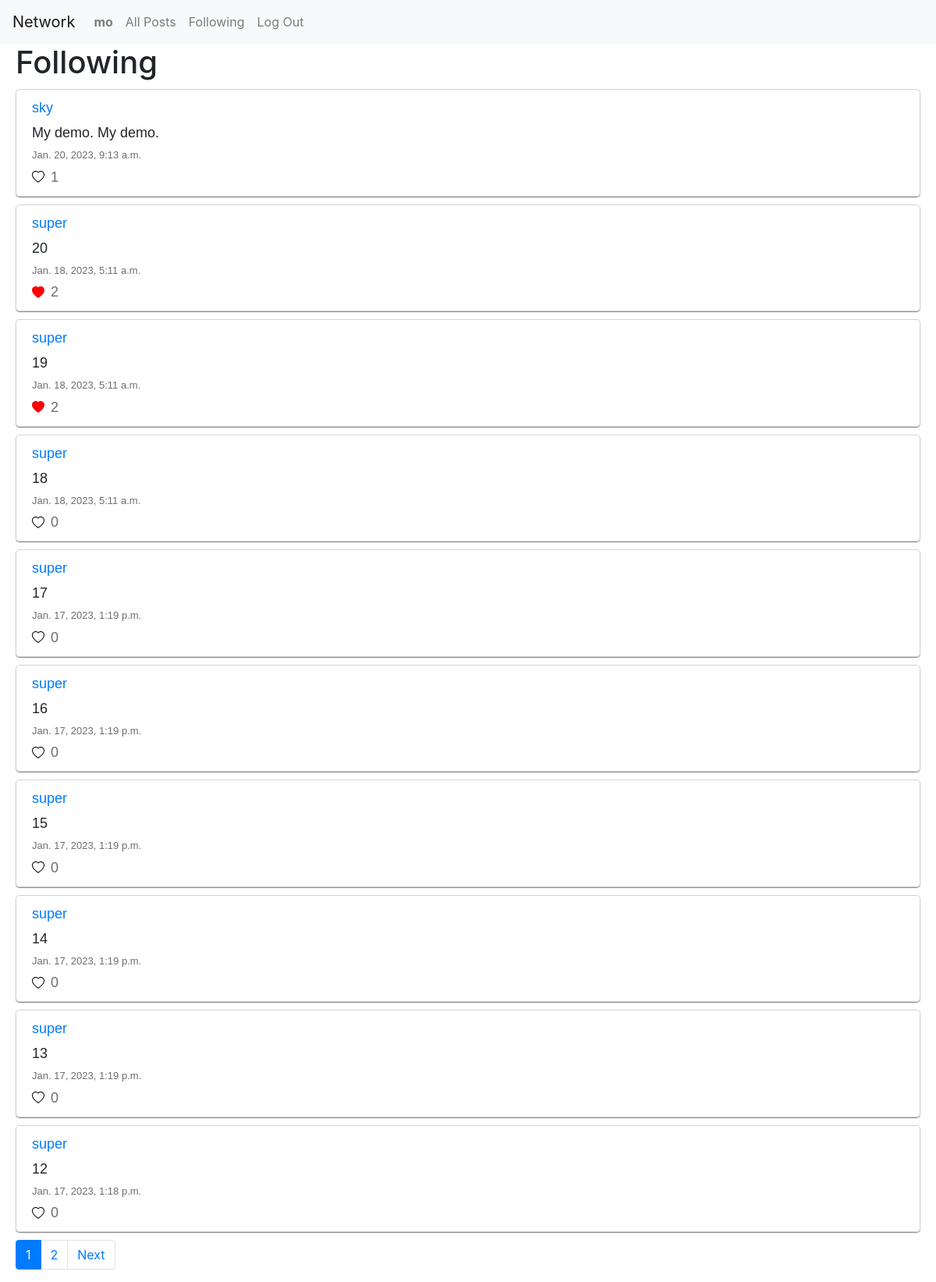
The page /following (signed in) on the database its author committed.
### network/models.py (models this page shows, shortened)
class User(AbstractUser):
    pass

class Post(models.Model):
    content = models.CharField(default="", max_length=500)
    user = models.ForeignKey(User, on_delete=models.CASCADE, related_name="post", null=True)
    date = models.DateTimeField(null=True)
    like = models.IntegerField(default=0)

### network/views.py (the view)
# urls.py: path("following", views.following, name="following"),
def following(request):
    followed = Profile.objects.filter(user=request.user)
    post = Post.objects.none()
    for f in followed:
        post |= Post.objects.filter(user=f.following).order_by("-date")
    paginator = Paginator(post, 10)
    page_number = request.GET.get('page')
    page_obj = paginator.get_page(page_number)
    list = [i for i in range(1,paginator.num_pages+1)]
    return render(request, "network/following.html", {
        "page_obj": page_obj,
        "list": list
    })

### network/templates/network/following.html (shortened to what this page needs)
{% extends "network/layout.html" %}
{% load static %}
{% block body %}
    <h1>Following</h1>
    {% for post in page_obj %}
    <div class = "single_post">
        <div><a href="{% url 'profile' id=post.user.id %}">{{post.user}}</a></div>
        <div id="content{{post.id}}" class="p_content">{{post.content}}</div>
        <div class="date">{{post.date}}</div>
        <div id="unlike{{post.id}}" style="display: none;" class="like_button">
            <button type="button" class="btn btn-link unlike" value="{{post.id}}">
                <svg xmlns="http://www.w3.org/2000/svg" width="16" height="16" fill="red" class="bi bi-heart-fill" viewBox="0 0 16 16">
                <path fill-rule="evenodd" d="M8 1.314C12.438-3.248 23.534 4.735 8 15-7.534 4.736 3.562-3.248 8 1.314z"/>
                </svg>
            </button>
        </div>
        <div id="like{{post.id}}" style="display: block;" class="like_button">
            <button type="button" class="btn btn-link like" value="{{post.id}}">
            </button>
        </div>
        <div id="number{{post.id}}" class="like_num">{{post.like}}</div>
    </div>
    {% endfor %}
    <nav aria-label="..." class="pag">
        <ul class="pagination">
            {% for l in list %}
                {% if l == page_obj.number %}
                    <li class="page-item active" aria-current="page">
                    <a class="page-link" href="?page={{l}}">{{ l }}<span class="sr-only">(current)</span></a>
                    </li>
                {% else %}
                    <li class="page-item"><a class="page-link" href="?page={{l}}">{{l}}</a></li>
                {% endif %}
            {% endfor %}
            {% if page_obj.has_next %}
            <li class="page-item">
            <a class="page-link" href="?page={{ page_obj.next_page_number }}">Next</a>
            </li>
            {% endif %}
        </ul>
    </nav>
{% endblock %}

### network/templates/network/layout.html (shortened to what this page needs)
{% load static %}
<!DOCTYPE html>
<html lang="en">
    <head>
        <link rel="stylesheet" href="https://stackpath.bootstrapcdn.com/bootstrap/4.4.1/css/bootstrap.min.css">
        <link href="{% static 'network/styles1.css' %}" rel="stylesheet">
    </head>
    <body>
        <nav class="navbar navbar-expand-lg navbar-light bg-light">
            <a class="navbar-brand" href="#">Network</a>
            <div>
              <ul class="navbar-nav mr-auto">
                {% if user.is_authenticated %}
                    <li class="nav-item">
                        <a class="nav-link" id="profile" href="{% url 'profile' id=user.id %}"><strong>{{ user.username }}</strong></a>
                    </li>
                {% endif %}
                <li class="nav-item">
                  <a class="nav-link" href="{% url 'index' %}">All Posts</a>
                </li>
                {% if user.is_authenticated %}
                    <li class="nav-item">
                        <a class="nav-link" href="{% url 'following'%}">Following</a>
                    </li>
                    <li class="nav-item">
                        <a class="nav-link" href="{% url 'logout' %}">Log Out</a>
                    </li>
                {% endif %}
              </ul>
            </div>
          </nav>
        <div class="body">
            {% block body %}
            {% endblock %}
        </div>
    </body>
</html>

### network/static/network/styles1.css (style rules this page uses)
.single_post { border: 1px solid lightgray; border-radius: 5px; margin-top: 10px; margin-left: 20px; margin-right: 20px; margin-bottom: 10px; padding-top: 10px; padding-bottom: 10px; padding-left: 20px; font-family: "Helvetica"; font-style: normal; font-weight: 400; font-size: large; box-shadow: 0 1px 1px rgba(103, 103, 103, 0.8); }
.pag { margin-left: 20px; margin-top: 10px; }
.date { color: rgb(109, 109, 109); font-size: 13px; margin-bottom: 5px; }
.like_button { margin-left: -13px; margin-top: -6px; display: inline; float: left; }
.like_num { margin-left: -5px; color: rgb(109, 109, 109); display: inline; }
h1 { margin-left: 20px; }
.p_content { margin-top: 5px; margin-bottom: 5px; }

### rows shown on the page
User: username "mo"
Post: user "sky", content "My demo. My demo.", date "Jan. 20, 2023, 9:13 a.m.", {{ post.id }} 49 (drawn), like "1"
Post: user "super", content "20", date "Jan. 18, 2023, 5:11 a.m.", {{ post.id }} 44 (drawn), like "2"
Post: user "super", content "19", date "Jan. 18, 2023, 5:11 a.m.", {{ post.id }} 43 (drawn), like "2"
Post: user "super", content "18", date "Jan. 18, 2023, 5:11 a.m.", {{ post.id }} 42 (drawn), like "0"
Post: user "super", content "17", date "Jan. 17, 2023, 1:19 p.m.", {{ post.id }} 21 (drawn), like "0"
Post: user "super", content "16", date "Jan. 17, 2023, 1:19 p.m.", {{ post.id }} 20 (drawn), like "0"
Post: user "super", content "15", date "Jan. 17, 2023, 1:19 p.m.", {{ post.id }} 19 (drawn), like "0"
Post: user "super", content "14", date "Jan. 17, 2023, 1:19 p.m.", {{ post.id }} 18 (drawn), like "0"
Post: user "super", content "13", date "Jan. 17, 2023, 1:19 p.m.", {{ post.id }} 17 (drawn), like "0"
Post: user "super", content "12", date "Jan. 17, 2023, 1:18 p.m.", {{ post.id }} 16 (drawn), like "0"

### other values the page prints
{{ l }} "1"
{{ l }} "2"
